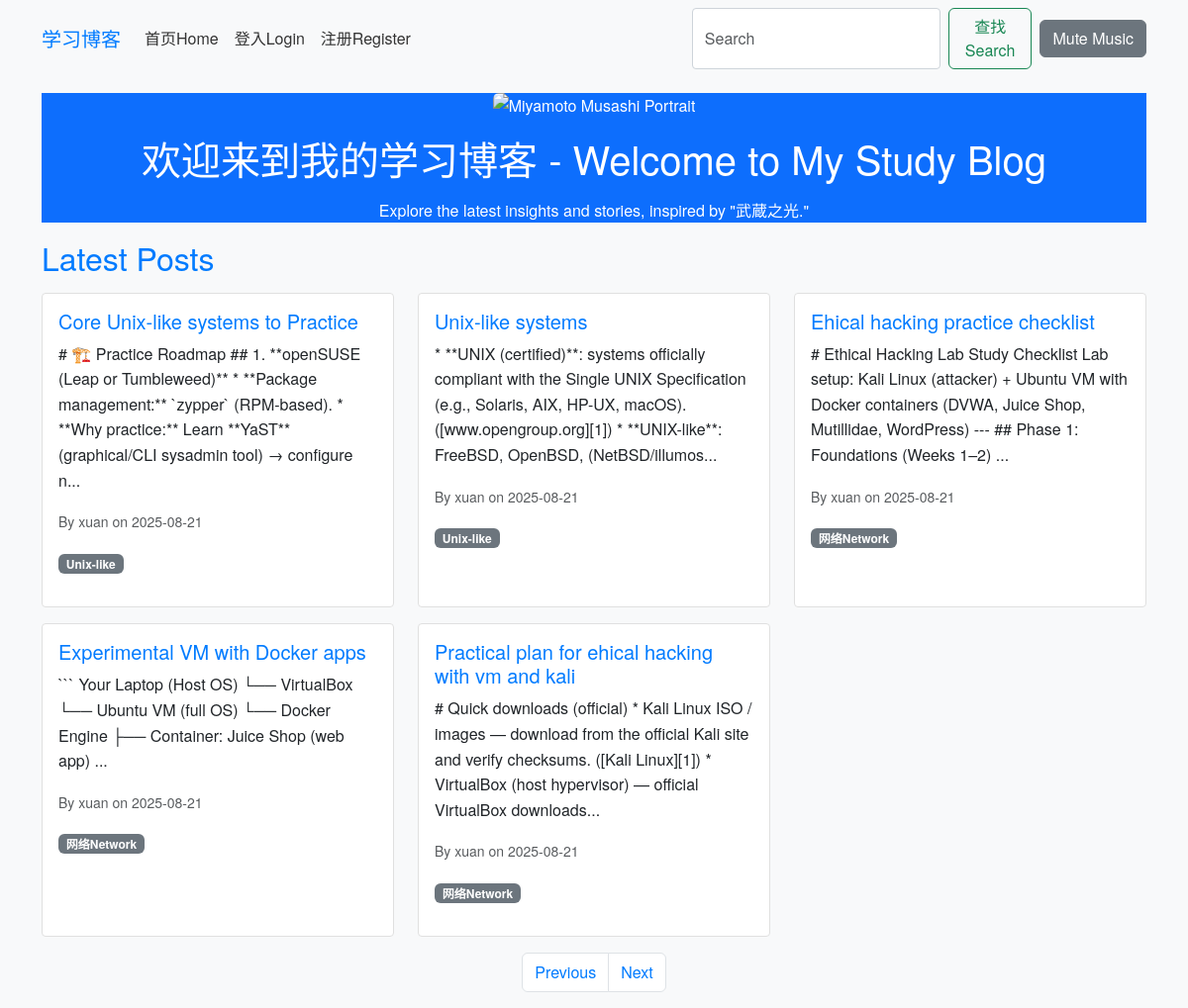
The app's page /index?page=2 with its own data.
### app/models.py (models this page shows, shortened)
class Post(db.Model):
    id = db.Column(db.Integer, primary_key=True)
    title = db.Column(db.String(100), nullable=False)
    body = db.Column(db.Text, nullable=False)
    timestamp = db.Column(db.DateTime, index=True, default=datetime.utcnow)
    user_id = db.Column(db.Integer, db.ForeignKey('user.id'), nullable=False)
    category_id = db.Column(db.Integer, db.ForeignKey('category.id'))
    comments = db.relationship('Comment', backref='post', lazy='dynamic')

class User(db.Model, UserMixin):
    id = db.Column(db.Integer, primary_key=True)
    username = db.Column(db.String(64), index=True, unique=True)
    email = db.Column(db.String(120), index=True, unique=True)
    password_hash = db.Column(db.String(128))
    posts = db.relationship('Post', backref='author', lazy='dynamic')
    comments = db.relationship('Comment', backref='author', lazy='dynamic')
    about_me = db.Column(db.String(140))
    last_seen = db.Column(db.DateTime, default=datetime.utcnow)
    about_me = db.Column(db.Text)  # Changed from String(140) to Text for richer content
    avatar = db.Column(db.String(128))  # New field for avatar filename

class Category(db.Model):
    id = db.Column(db.Integer, primary_key=True)
    name = db.Column(db.String(50), unique=True)
    posts = db.relationship('Post', backref='category', lazy='dynamic')

### app/routes.py (the view)
@bp.route('/')
@bp.route('/index', methods=['GET'])
def index():
    page = request.args.get('page', 1, type=int)
    posts = Post.query.order_by(Post.timestamp.desc()).paginate(page=page, per_page=5, error_out=False)
    next_url = url_for('main.index', page=posts.next_num) if posts.has_next else None
    prev_url = url_for('main.index', page=posts.prev_num) if posts.has_prev else None
    return render_template('index.html', posts=posts.items, next_url=next_url, prev_url=prev_url)

### app/templates/index.html
{% extends 'base.html' %}
{% block content %}
<div class="jumbotron text-center bg-primary text-white" style="opacity: 1; background-color: #0d6efd !important;">
    <img src="{{ url_for('static', filename='images/miyamotto.png') }}" alt="Miyamoto Musashi Portrait" class="img-fluid rounded mb-3" style="max-height: 300px;">
    <h1 style="color: #fff !important; opacity: 1;">欢迎来到我的学习博客 - Welcome to My Study Blog</h1>
    <p style="color: #fff !important; opacity: 1;">Explore the latest insights and stories, inspired by "武蔵之光."</p>
</div>
<h2>Latest Posts</h2>
<div class="row">
    {% for post in posts %}
    <div class="col-md-4 mb-3">
        <div class="card h-100">
            <div class="card-body">
                <h5 class="card-title"><a href="{{ url_for('main.post', post_id=post.id) }}">{{ post.title }}</a></h5>
                <p class="card-text">{{ post.body[:200] }}...</p>
                <p class="card-text"><small class="text-muted">By {{ post.author.username }} on {{ post.timestamp.strftime('%Y-%m-%d') }}</small></p>
                {% if post.category %}<span class="badge bg-secondary">{{ post.category.name }}</span>{% endif %}
            </div>
        </div>
    </div>
    {% endfor %}
</div>
<nav>
    <ul class="pagination justify-content-center">
        {% if prev_url %}<li class="page-item"><a class="page-link" href="{{ prev_url }}">Previous</a></li>{% endif %}
        {% if next_url %}<li class="page-item"><a class="page-link" href="{{ next_url }}">Next</a></li>{% endif %}
    </ul>
</nav>
{% endblock %}

### app/static/css/style.css (style rules this page uses)
body { font-family: 'Helvetica Neue', Arial, sans-serif; background-color: #f8f9fa; color: #333; line-height: 1.6; margin: 0; padding: 0; }
h1, h2, h3 { color: #007bff; margin-bottom: 1rem; }
a { color: #007bff; text-decoration: none; }
.card { border: 1px solid #e0e0e0; border-radius: 0.25rem; margin-bottom: 1rem; box-shadow: none; }
.card-body { padding: 1rem; }
.pagination .page-link { color: #007bff; }

### records on screen
Post: title "Core Unix-like systems to Practice", body "# 🏗️ Practice Roadmap ## 1. **openSUSE (Leap or Tumbleweed)** * **Package management:** `zypper` (RPM-based). * **Why practice:** Learn **YaST** (graphical/CLI sysadmin tool) → configure n", author.username "xuan", timestamp "2025-08-21", category.name "Unix-like"
Post: title "Unix-like systems", body "* **UNIX (certified)**: systems officially compliant with the Single UNIX Specification (e.g., Solaris, AIX, HP-UX, macOS). ([www.opengroup.org][1]) * **UNIX-like**: FreeBSD, OpenBSD, (NetBSD/illumos", author.username "xuan", timestamp "2025-08-21", category.name "Unix-like"
Post: title "Ehical hacking practice checklist", body "# Ethical Hacking Lab Study Checklist Lab setup: Kali Linux (attacker) + Ubuntu VM with Docker containers (DVWA, Juice Shop, Mutillidae, WordPress) --- ## Phase 1: Foundations (Weeks 1–2)", author.username "xuan", timestamp "2025-08-21", category.name "网络Network"
Post: title "Experimental VM with Docker apps", body "``` Your Laptop (Host OS) └── VirtualBox └── Ubuntu VM (full OS) └── Docker Engine ├── Container: Juice Shop (web app)", author.username "xuan", timestamp "2025-08-21", category.name "网络Network"
Post: title "Practical plan for ehical hacking with vm and kali", body "# Quick downloads (official) * Kali Linux ISO / images — download from the official Kali site and verify checksums. ([Kali Linux][1]) * VirtualBox (host hypervisor) — official VirtualBox downloads", author.username "xuan", timestamp "2025-08-21", category.name "网络Network"
